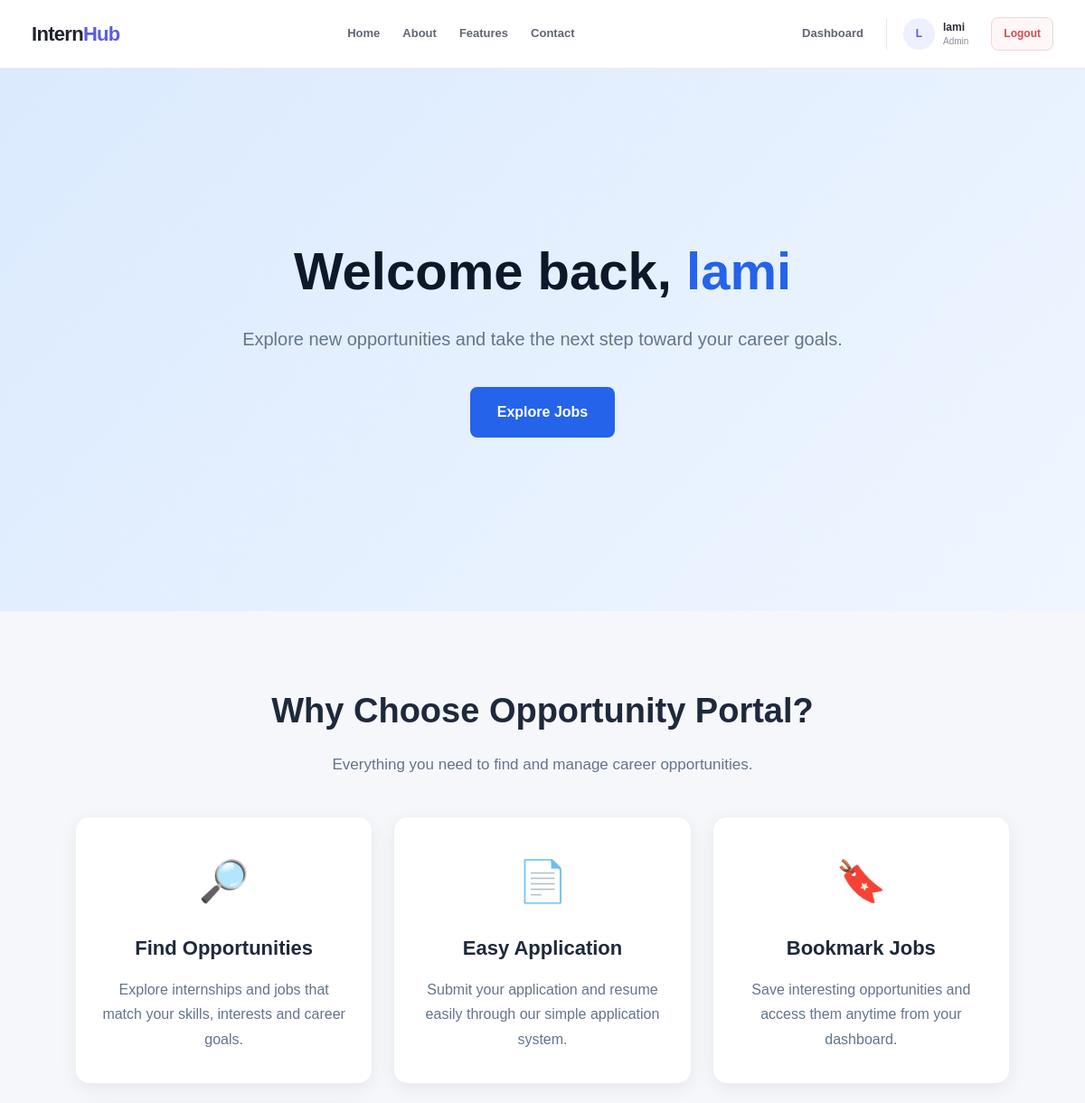
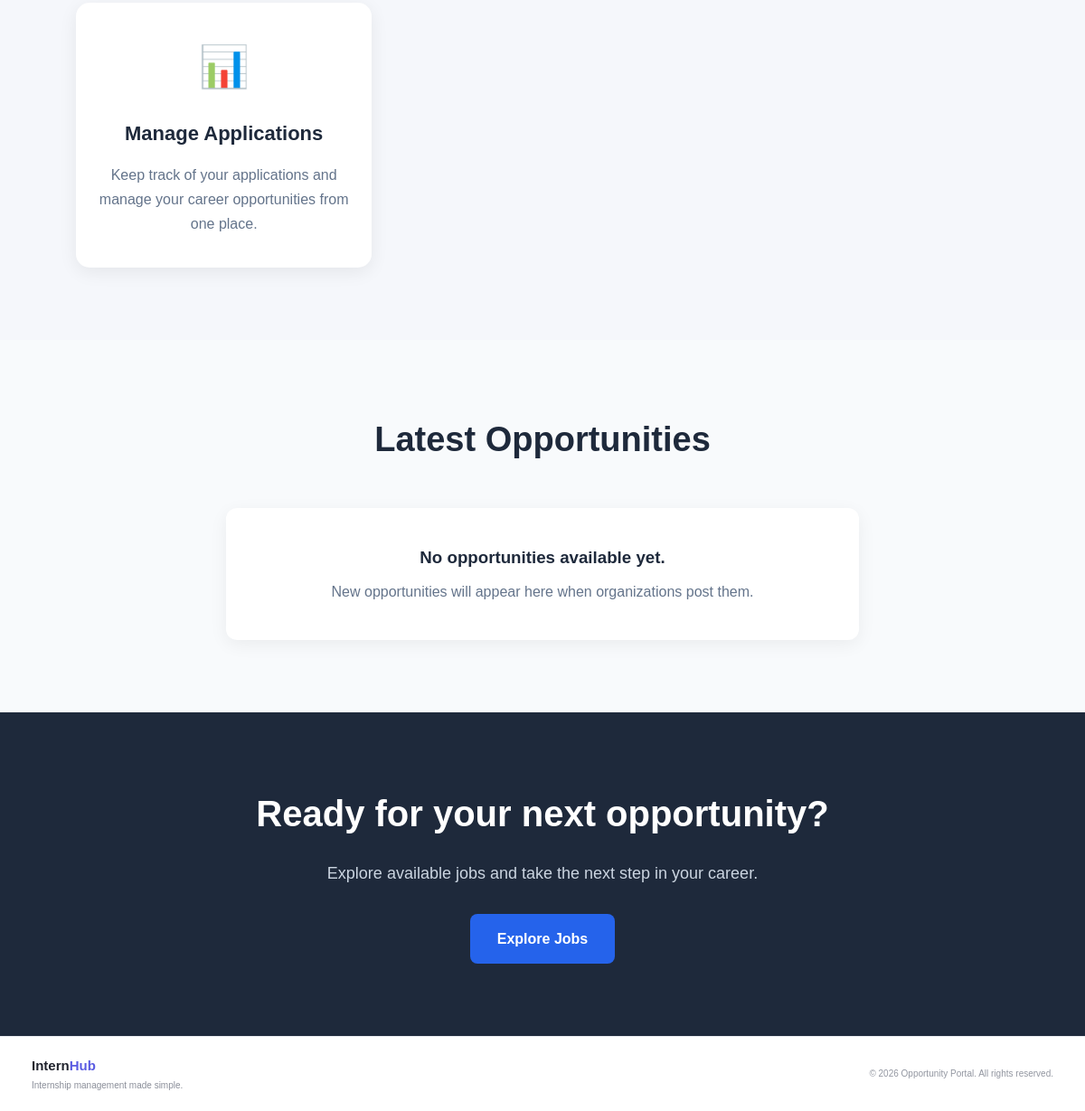
Page /index/ (signed in) on the committed database (2 pictures, top to bottom).
### accounts/models.py (models this page shows, shortened)
class User(AbstractUser):
    class Role(models.TextChoices):
        STUDENT = "STUDENT", "Student"
        COMPANY = "COMPANY", "Company"
        ADMIN = "ADMIN", "Admin"
    email = models.EmailField(unique=True)
    role = models.CharField(
        max_length=20,
        choices=Role.choices,
        default=Role.STUDENT
    )
    objects = CustomUserManager()

### internship/views.py (the view)
def index(request):
    return render(request, 'index.html')

### internship/templates/index.html (shortened to what this page needs)
{% extends "accounts/base.html" %}
{% block content %}
<section class="hero">
    <div class="hero-content">
        {% if user.is_authenticated %}
            <h1>
                Welcome back,
                <span>{{ user.username }}</span>
            </h1>
            <p>
                Explore new opportunities and take
                the next step toward your career goals.
            </p>
            {% if user.role == 'STUDENT' %}
                <div class="hero-buttons">
                    <a
                        href="{% url 'job_list' %}"
                        class="primary-btn">
                        Find Jobs
                    </a>
                    <a
                        href="{% url 'applicant_dashboard' %}"
                        class="secondary-btn">
                        My Dashboard
                    </a>
                </div>
            {% else %}
                <div class="hero-buttons">
                    <a
                        href="{% url 'job_list' %}"
                        class="primary-btn">
                        Explore Jobs
                    </a>
                </div>
            {% endif %}
        {% endif %}
    </div>
</section>
<section class="section">
    <h2>
        Why Choose Opportunity Portal?
    </h2>
    <p class="section-subtitle">
        Everything you need to find and manage
        career opportunities.
    </p>
    <div class="cards">
        <div class="card">
            <div class="icon">
                🔎
            </div>
            <h3>
                Find Opportunities
            </h3>
            <p>
                Explore internships and jobs that
                match your skills, interests and
                career goals.
            </p>
        </div>
        <div class="card">
            <div class="icon">
                📄
            </div>
            <h3>
                Easy Application
            </h3>
            <p>
                Submit your application and resume
                easily through our simple application
                system.
            </p>
        </div>
        <div class="card">
            <div class="icon">
                🔖
            </div>
            <h3>
                Bookmark Jobs
            </h3>
            <p>
                Save interesting opportunities and
                access them anytime from your dashboard.
            </p>
        </div>
        <div class="card">
            <div class="icon">
                📊
            </div>
            <h3>
                Manage Applications
            </h3>
            <p>
                Keep track of your applications and
                manage your career opportunities
                from one place.
            </p>
        </div>
    </div>
</section>
<section class="job-section">
    <h2 class="job-title">
        Latest Opportunities
    </h2>
    {% if jobs %}
        <div class="jobs">
            {% for job in jobs %}
                <div class="job-card">
                    <h3>
                        {{ job.title }}
                    </h3>
                    <div class="organization">
                        {{ job.organization }}
                    </div>
                    <p>
                        {{ job.description|truncatewords:20 }}
                    </p>
                    <div class="job-info">
                        📍 {{ job.location }}
                        <br>
                        💼 {{ job.job_type }}
                        {% if job.salary %}
                            <br>
                            💰 {{ job.salary }}
                        {% endif %}
                        <br>
                        📅 Deadline:
                        {{ job.deadline }}
                    </div>
                    <a
                        href="{% url 'apply_job' job.id %}"
                        class="job-button">
                        View & Apply
                    </a>
                </div>
            {% endfor %}
        </div>
    {% else %}
        <div style="
            text-align: center;
            background: white;
            max-width: 700px;
            margin: auto;
            padding: 40px;
            border-radius: 12px;
            box-shadow: 0 5px 20px rgba(0,0,0,0.06);
        ">
            <h3>
                No opportunities available yet.
            </h3>
            <p style="
                margin-top: 10px;
                color: #64748b;
            ">
                New opportunities will appear here
                when organizations post them.
            </p>
        </div>
    {% endif %}
</section>
<section class="cta">
    {% if user.is_authenticated %}
        <h2>
            Ready for your next opportunity?
        </h2>
        <p>
            Explore available jobs and take the
            next step in your career.
        </p>
        <a
            href="{% url 'job_list' %}"
            class="primary-btn">
            Explore Jobs
        </a>
    {% endif %}
</section>
{% endblock %}
{% block footer_message %}
    © 2026 Opportunity Portal. All rights reserved.
{% endblock %}

### accounts/templates/accounts/base.html (shortened to what this page needs)
{% load static %}
<!DOCTYPE html>
<html lang="en">
<head>
    <link
        rel="stylesheet"
        href="{% static 'accounts/css/style.css' %}"
    >
</head>
<body>
<header class="navbar">
    <div class="navbar-container">
        <a
            href="{% url 'dashboard' %}"
            class="logo"
        >
            Intern<span>Hub</span>
        </a>
        <nav class="nav-links">
            <a href="{% url 'index' %}">
                Home
            </a>
            <a href="#about">
                About
            </a>
            <a href="#features">
                Features
            </a>
            <a href="#contact">
                Contact
            </a>
        </nav>
        {% if user.is_authenticated %}
            <nav class="nav-links">
                {% if user.role == "STUDENT" %}
                    <a href="{% url 'applicant_dashboard' %}">
                        Dashboard
                    </a>
                {% elif user.role == "COMPANY" %}
                    <a href="{% url 'company_dashboard' %}">
                        Dashboard
                    </a>
                {% elif user.role == "ADMIN" %}
                    <a href="{% url 'admin_dashboard' %}">
                        Dashboard
                    </a>
                {% endif %}
                <div class="nav-user">
                    <div class="nav-avatar">
                        {{ user.username|first|upper }}
                    </div>
                    <div class="nav-user-info">
                        <strong>
                            {{ user.username }}
                        </strong>
                        <span>
                            {{ user.role|title }}
                        </span>
                    </div>
                </div>
                <a
                    href="{% url 'logout' %}"
                    class="logout-button"
                >
                    Logout
                </a>
            </nav>
        {% endif %}
    </div>
</header>
<main>
    {% block content %}
    {% endblock %}
</main>
<footer class="footer">
    <div class="footer-container">
        <div>
            <h3>
                Intern<span>Hub</span>
            </h3>
            <p>
                Internship management made simple.
            </p>
        </div>
        <div class="footer-right">
            {% block footer_message %}{% endblock %}
        </div>
    </div>
</footer>
</body>
</html>

### static/accounts/css/style.css (style rules this page uses)
* { margin: 0; padding: 0; box-sizing: border-box; }
html { scroll-behavior: smooth; }
body { font-family: Inter, -apple-system, BlinkMacSystemFont, "Segoe UI", sans-serif; background: #f8f9fc; color: #20232d; line-height: 1.6; }
a { text-decoration: none; color: inherit; }
.navbar { width: 100%; height: 76px; background: #ffffff; border-bottom: 1px solid #e8eaf0; position: relative; z-index: 100; }
.navbar-container { width: 100%; max-width: 1180px; height: 100%; margin: 0 auto; padding: 0 25px; display: flex; align-items: center; justify-content: space-between; }
.logo { font-size: 22px; font-weight: 800; letter-spacing: -0.7px; color: #20232d; }
.logo span { color: #5b5ce2; }
.nav-links { display: flex; align-items: center; gap: 25px; }
.nav-links > a:not(.nav-button):not(.logout-button) { color: #606572; font-size: 13px; font-weight: 600; transition: 0.2s ease; }
.nav-user { display: flex; align-items: center; gap: 9px; padding-left: 18px; border-left: 1px solid #e5e7ed; }
.nav-avatar { width: 35px; height: 35px; border-radius: 50%; display: flex; align-items: center; justify-content: center; background: #eef0ff; color: #5b5ce2; font-size: 12px; font-weight: 800; }
.nav-user-info { display: flex; flex-direction: column; gap: 0; }
.nav-user-info strong { color: #292c36; font-size: 12px; line-height: 1.3; }
.nav-user-info span { color: #8b8f99; font-size: 10px; text-transform: capitalize; line-height: 1.3; }
.logout-button { padding: 8px 13px; border: 1px solid #f0d6d6; border-radius: 8px; background: #fff7f7; color: #d34b4b !important; font-size: 12px !important; font-weight: 700 !important; transition: all 0.2s ease; }
main { min-height: calc(100vh - 150px); }
.footer { width: 100%; background: #ffffff; border-top: 1px solid #e8eaf0; }
.footer-container { max-width: 1180px; min-height: 75px; margin: 0 auto; padding: 20px 25px; display: flex; align-items: center; justify-content: space-between; }
.footer h3 { color: #20232d; font-size: 15px; }
.footer h3 span { color: #5b5ce2; }
.footer p { margin-top: 2px; color: #8a8e99; font-size: 10px; }
.footer-right { color: #9296a0; font-size: 10px; }

### internship/templates/index.html (style rules this page uses)
* { margin: 0; padding: 0; box-sizing: border-box; }
body { font-family: Arial, sans-serif; background: #f5f7fb; color: #1e293b; }
.hero { min-height: 600px; display: flex; align-items: center; justify-content: center; text-align: center; padding: 70px 20px; background: linear-gradient( 135deg, #dbeafe, #eff6ff ); }
.hero-content { max-width: 800px; }
.hero h1 { font-size: 58px; line-height: 1.1; margin-bottom: 25px; color: #0f172a; }
.hero h1 span { color: #2563eb; }
.hero p { font-size: 20px; line-height: 1.8; color: #64748b; margin-bottom: 35px; }
.hero-buttons { display: flex; justify-content: center; gap: 15px; flex-wrap: wrap; }
.primary-btn { display: inline-block; padding: 15px 30px; background: #2563eb; color: white; text-decoration: none; border-radius: 8px; font-weight: bold; transition: 0.2s; }
.section { padding: 80px 7%; text-align: center; }
.section h2 { font-size: 38px; margin-bottom: 15px; }
.section-subtitle { color: #64748b; font-size: 17px; margin-bottom: 45px; }
.cards { display: grid; grid-template-columns: repeat( auto-fit, minmax(250px, 1fr) ); gap: 25px; max-width: 1100px; margin: auto; }
.card { background: white; padding: 35px 25px; border-radius: 15px; box-shadow: 0 5px 20px rgba(0, 0, 0, 0.07); transition: 0.3s; }
.icon { font-size: 45px; margin-bottom: 20px; }
.card h3 { font-size: 22px; margin-bottom: 15px; }
.card p { color: #64748b; line-height: 1.7; }
.job-section { background: #f8fafc; padding: 80px 7%; }
.job-title { text-align: center; font-size: 38px; margin-bottom: 45px; }
.cta { padding: 80px 20px; text-align: center; background: #1e293b; color: white; }
.cta h2 { font-size: 40px; margin-bottom: 20px; }
.cta p { color: #cbd5e1; font-size: 18px; margin-bottom: 30px; }

### rows in the picture
User: username|first "L", username "lami", role "Admin"
